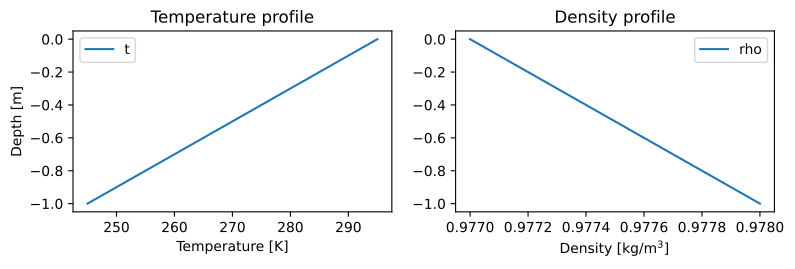

Write the Python code that produced this figure.
import matplotlib.pyplot as plt
import numpy as np
import pyarts3 as pyarts

subsurf_field = pyarts.arts.SubsurfaceField(bottom_depth=-1)
subsurf_field["t"] = lambda alt, lat, lon: 295 + 5 * alt * 10
subsurf_field["rho"] = lambda alt, lat, lon: 0.977 - 0.001 * alt

fig = plt.figure(figsize=(14, 8))
fig, subs = pyarts.plots.SubsurfaceField.plot(subsurf_field, alts=np.linspace(-1, 0), fig=fig, keys=["t", "rho"])
subs[0].set_title("Temperature profile")
subs[1].set_title("Density profile")
subs[0].set_ylabel("Depth [m]")
subs[0].set_xlabel("Temperature [K]")
subs[1].set_xlabel("Density [kg/m$^3$]")
plt.show()
